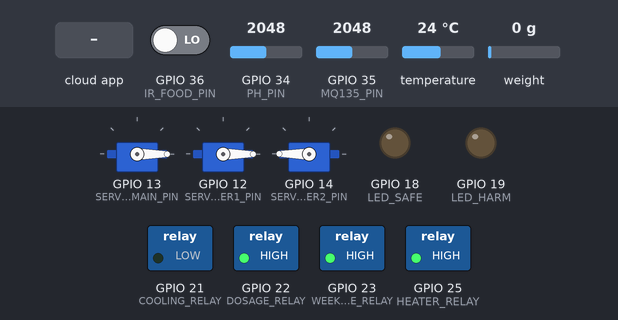
Bench run of a sketch on a simulated ESP32. Parts: 3 × servo, switched loads named in the sketch (green lamp = pin HIGH), output pins drawn as LEDs (lit = HIGH). Inputs (shaded band) come from the test bench; at power-on: temperature 24 °C, GPIO 34 (PH_PIN) = 2048, GPIO 35 (MQ135_PIN) = 2048, GPIO 36 (IR_FOOD_PIN) LOW, weight on the scale 0 g. WiFi joins after 1.5 s; servers stay silent unless stated; the Firebase database answers and starts empty; what the sketch prints to the serial monitor is not drawn.

Above: at 7.1 s.
7.2 s: the phone or cloud app sets start to 1
At 11.2 s:
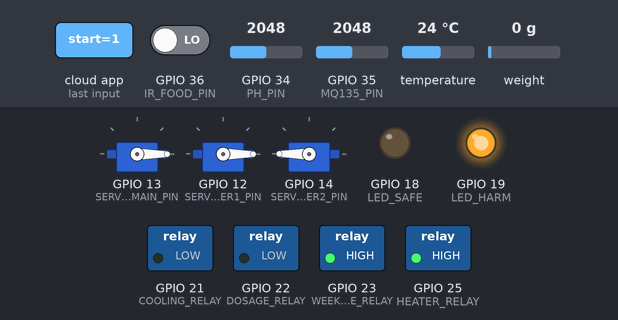
17.1 s: temperature set to 28.4 °C
18.9 s: temperature set to 29.8 °C
At 22.9 s:
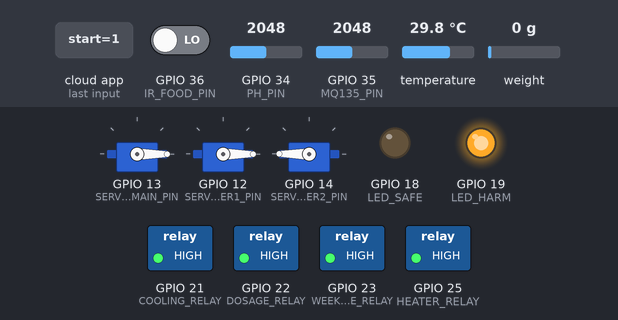
23.6 s: GPIO 34 (PH_PIN) set to 2741
28.5 s: GPIO 34 (PH_PIN) set to 2795
At 33.4 s:
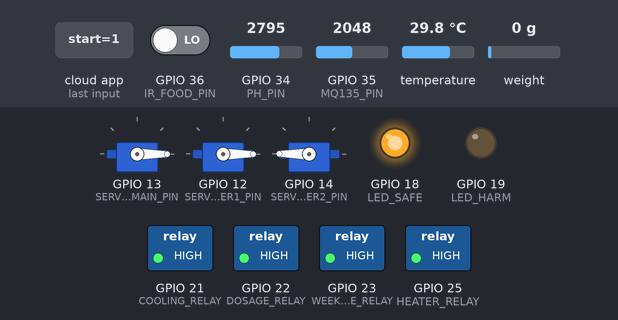
33.7 s: the phone or cloud app sets button_open_main to 1
At 35.6 s:
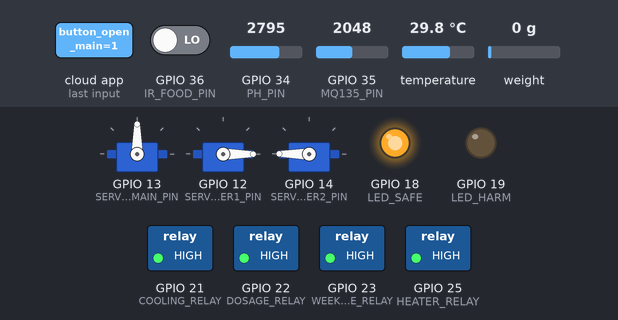
Timing chart, 0 to 37.1 s (numbered marks = the images above; inputs shaded):
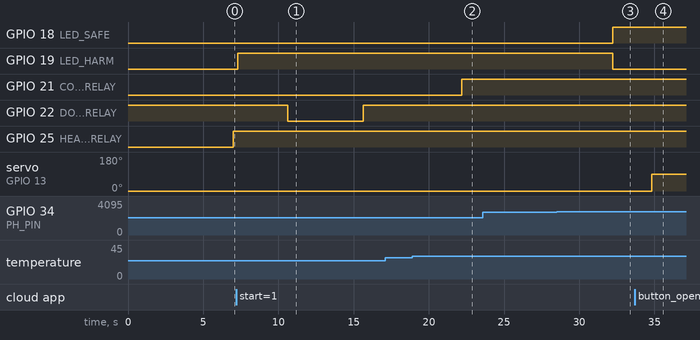

The sketch:

motor.ino
```cpp
#include <WiFi.h>
#include <Firebase_ESP_Client.h>
#include <ESP32Servo.h>
#include "HX711.h"
#include <OneWire.h>
#include <DallasTemperature.h>
#include <math.h> // for fabs

// ---------- WIFI ----------
#define WIFI_SSID "sethika"
#define WIFI_PASSWORD "sethika023"

// ---------- Firebase ----------
FirebaseData fbdo;
FirebaseAuth auth;
FirebaseConfig config;

// ---------- Sensors ----------
#define PH_PIN 34
#define MQ135_PIN 35
#define LED_SAFE 18
#define LED_HARM 19

// ---------- Temperature + Relays ----------
#define ONE_WIRE_BUS 4
#define HEATER_RELAY 25
#define COOLING_RELAY 21

OneWire oneWire(ONE_WIRE_BUS);
DallasTemperature sensors(&oneWire);

float waterTemp = 0.0;
const float MIN_TEMP = 29.0;
const float MAX_TEMP = 30.0;

// ---------- Servos ----------
#define SERVO_MAIN_PIN 13
#define SERVO_LOWER1_PIN 12
#define SERVO_LOWER2_PIN 14

Servo servoMain;
Servo servoLower1;
Servo servoLower2;

// ---------- Load cell for feeding ONLY ----------
HX711 scale;
#define LOADCELL_DOUT 26
#define LOADCELL_SCK 27
float scale_factor = -23500.0; // keep your existing factor, fine-tune with weight_correction if needed

// Fine-tuning multiplier — set to 1.00 initially, change after calibration
float weight_correction = 1.00;

// Filtered weight variable (DECLARED)
float filteredWeight = 0.0;

const float target_weight_g = 100.0;
unsigned long sensorInterval = 2000;
unsigned long fbPollInterval = 600;

bool mainDoorOpen = false;
bool lowerDoorsOpen = false;
unsigned long lastSensorMillis = 0;
unsigned long lastFbPollMillis = 0;

// ---------- DOSAGE SYSTEM (DAILY) ----------
#define DOSAGE_RELAY 22          // Relay pump control
int dosage_time_ms = 5000;       // PUMP RUN TIME (5 seconds)

// ---------- WEEKLY DOSAGE SYSTEM ----------
#define WEEKLY_DOSAGE_RELAY 23
float weekly_flowRate_mL_per_sec = 10.0;
bool weeklyDosageRunning = false;
unsigned long weeklyStartMillis = 0;
unsigned long weeklyDurationMillis = 0;

// ---------- IR Sensor for main food chamber ----------
#define IR_FOOD_PIN 36 // Change if needed
bool foodAvailable = false;

// -------------------- WiFi Connect --------------------
void wifiConnect() {
  WiFi.begin(WIFI_SSID, WIFI_PASSWORD);
  Serial.print("Connecting WiFi");
  while (WiFi.status() != WL_CONNECTED) {
    Serial.print(".");
    delay(250);
  }
  Serial.println("\nWiFi Connected!");
  Serial.print("IP: ");
  Serial.println(WiFi.localIP());
}

// -------------------- Feeding status --------------------
void setFeedStatus(const char *txt) {
  Firebase.RTDB.setString(&fbdo, "/feed/status", txt);
}

// -------------------- Servo Functions --------------------
void openMainDoor() {
  if(foodAvailable){ // Only open if food is detected
    servoMain.write(90);
    mainDoorOpen = true;
    setFeedStatus("Main Opened - Food Dispensed");
  } else {
    setFeedStatus("Cannot open - No Food!");
  }
}

void closeMainDoor() {
  servoMain.write(0);
  mainDoorOpen = false;
  setFeedStatus("Main Closed");
}

void openLowerDoors() {
  const int angle = 90;
  servoLower1.write(angle);
  servoLower2.write(180 - angle);  // Inverted to match physical direction
  lowerDoorsOpen = true;
  setFeedStatus("Lower Opened");
}

void closeLowerDoors() {
  const int angle = 0;
  servoLower1.write(angle);
  servoLower2.write(180 - angle);   // Inverted to match physical direction
  lowerDoorsOpen = false;
  setFeedStatus("Lower Closed");
}

// -------------------- Weight Read --------------------
float read_weight() {
  if (!scale.is_ready()) return 0.0;

  // Take multiple units for better stability
  float w = scale.get_units(20);   // increased samples for smoothing

  // Noise floor: treat tiny jitter as zero
  if (fabs(w) < 0.05) w = 0.0;

  // Apply fine-tuning multiplier (calibration)
  w = w * weight_correction;

  // Smooth filter to avoid jumps (simple exponential)
  float alpha = 0.1;
  filteredWeight = (alpha * w) + (1 - alpha) * filteredWeight;

  return filteredWeight;
}

// -------------------- DOSAGE FUNCTION (DAILY) --------------------
void startDosage() {
  Serial.println("Starting daily dosage...");
  Firebase.RTDB.setString(&fbdo, "/dose/status", "Dispensing...");
  digitalWrite(DOSAGE_RELAY, LOW);  // Pump ON (active LOW)
  delay(dosage_time_ms);
  digitalWrite(DOSAGE_RELAY, HIGH);   // Pump OFF
  Firebase.RTDB.setString(&fbdo, "/dose/status", "Done");
  Serial.println("Daily dosage complete!");
}

// -------------------- WEEKLY DOSAGE FUNCTION --------------------
void handleWeeklyDosage() {
  bool startWeekly = false;
  Firebase.RTDB.getBool(&fbdo, "/weeklyDose/start", &startWeekly);

  bool alreadyPoured = false;
  Firebase.RTDB.getBool(&fbdo, "/weeklyDose/hasPoured", &alreadyPoured);

  if(startWeekly){
    if(alreadyPoured){
      Firebase.RTDB.setBool(&fbdo, "/weeklyDose/start", false);
      Firebase.RTDB.setString(&fbdo, "/weeklyDose/status", "Already Poured! Wait until next week");
      return;
    }

    float mlAmount = 0;
    Firebase.RTDB.getFloat(&fbdo, "/weeklyDose/ml", &mlAmount);

    if(mlAmount <= 0){
      Firebase.RTDB.setString(&fbdo, "/weeklyDose/status", "Enter valid mL");
      Firebase.RTDB.setBool(&fbdo, "/weeklyDose/start", false);
      return;
    }

    weeklyDurationMillis = (unsigned long)((mlAmount / weekly_flowRate_mL_per_sec) * 1000);
    weeklyStartMillis = millis();

    digitalWrite(WEEKLY_DOSAGE_RELAY, LOW); // Pump ON (active LOW)
    Firebase.RTDB.setString(&fbdo, "/weeklyDose/status", "Dispensing...");
    weeklyDosageRunning = true;
    Firebase.RTDB.setBool(&fbdo, "/weeklyDose/start", false); // reset trigger
    Serial.printf("Weekly dosage started: %.2f mL\n", mlAmount);
  }

  if(weeklyDosageRunning){
    if(millis() - weeklyStartMillis >= weeklyDurationMillis){
      digitalWrite(WEEKLY_DOSAGE_RELAY, HIGH); // Pump OFF
      weeklyDosageRunning = false;
      Firebase.RTDB.setString(&fbdo, "/weeklyDose/status", "Done. Poured");
      Firebase.RTDB.setBool(&fbdo, "/weeklyDose/hasPoured", true);
    }
  }
}

// -------------------- Firebase button handler --------------------
void pollFirebaseButtons() {
  bool b;

  // Feeding control
  if (Firebase.RTDB.getBool(&fbdo, "/feed/button_open_main", &b) && b){ openMainDoor(); Firebase.RTDB.setBool(&fbdo, "/feed/button_open_main", false); }
  if (Firebase.RTDB.getBool(&fbdo, "/feed/button_close_main", &b) && b){ closeMainDoor(); Firebase.RTDB.setBool(&fbdo, "/feed/button_close_main", false); }
  if (Firebase.RTDB.getBool(&fbdo, "/feed/button_open_lower", &b) && b){ openLowerDoors(); Firebase.RTDB.setBool(&fbdo, "/feed/button_open_lower", false); }
  if (Firebase.RTDB.getBool(&fbdo, "/feed/button_close_lower", &b) && b){ closeLowerDoors(); Firebase.RTDB.setBool(&fbdo, "/feed/button_close_lower", false); }

  // Daily Dosage
  if (Firebase.RTDB.getBool(&fbdo, "/dose/start", &b) && b){ startDosage(); Firebase.RTDB.setBool(&fbdo, "/dose/start", false); }
}

// -------------------- Setup --------------------
void setup() {
  Serial.begin(115200);

  pinMode(LED_SAFE, OUTPUT);
  pinMode(LED_HARM, OUTPUT);
  pinMode(HEATER_RELAY, OUTPUT);
  pinMode(COOLING_RELAY, OUTPUT);

  pinMode(DOSAGE_RELAY, OUTPUT);
  digitalWrite(DOSAGE_RELAY, HIGH);

  pinMode(WEEKLY_DOSAGE_RELAY, OUTPUT);
  digitalWrite(WEEKLY_DOSAGE_RELAY, HIGH);

  pinMode(IR_FOOD_PIN, INPUT); // IR sensor input

  sensors.begin();
  servoMain.attach(SERVO_MAIN_PIN);
  servoLower1.attach(SERVO_LOWER1_PIN);
  servoLower2.attach(SERVO_LOWER2_PIN);
  closeMainDoor();
  closeLowerDoors();

  scale.begin(LOADCELL_DOUT, LOADCELL_SCK);
  scale.set_scale(scale_factor);
  delay(500);           // allow HX711 settle after set_scale
  scale.tare(20);       // more accurate tare using multiple samples

  wifiConnect();

  config.api_key = "AIzaSyANvMOIRcRdOjOIJ-GglO-iGyeel64ZG_U";
  auth.user.email = "shasaninisansala2003@gmail.com";
  auth.user.password = "sn123456";
  config.database_url = "https://smart-aquarium-system-3a19d-default-rtdb.asia-southeast1.firebasedatabase.app/";
  Firebase.begin(&config, &auth);

  Firebase.RTDB.setString(&fbdo, "/feed/status", "Idle");
  Firebase.RTDB.setString(&fbdo, "/dose/status", "Idle");
  Firebase.RTDB.setString(&fbdo, "/weeklyDose/status", "Time to Pour");
  Firebase.RTDB.setBool(&fbdo, "/weeklyDose/hasPoured", false);

  // Initialize filteredWeight to current reading to avoid jump
  if (scale.is_ready()) {
    float init = scale.get_units(10) * weight_correction;
    filteredWeight = (fabs(init) < 0.05) ? 0.0 : init;
  }
}

// -------------------- Loop --------------------
void loop() {
  unsigned long now = millis();

  // Update IR sensor status
  foodAvailable = digitalRead(IR_FOOD_PIN) == LOW; // adjust if sensor is active LOW
  if(foodAvailable){
    Firebase.RTDB.setString(&fbdo, "/feed/foodStatus", "Food Available");
  } else {
    Firebase.RTDB.setString(&fbdo, "/feed/foodStatus", "No Food");
  }

  // Temperature
  sensors.requestTemperatures();
  waterTemp = sensors.getTempCByIndex(0);
  Firebase.RTDB.setFloat(&fbdo, "/sensor/temperature", waterTemp);

  bool heaterOn = false;
  bool coolerOn = false;
  if (waterTemp < MIN_TEMP){ heaterOn=true; coolerOn=false; }
  else if (waterTemp > MAX_TEMP){ heaterOn=false; coolerOn=true; }
  else { heaterOn=true; coolerOn=true; }
  digitalWrite(HEATER_RELAY, heaterOn);
  digitalWrite(COOLING_RELAY, coolerOn);
  Firebase.RTDB.setBool(&fbdo, "/control/heater", heaterOn);
  Firebase.RTDB.setBool(&fbdo, "/control/cooler", coolerOn);

  // PH + MQ135
  if (now - lastSensorMillis >= sensorInterval){
    lastSensorMillis = now;
    int ph_raw = analogRead(PH_PIN);
    float voltage = ph_raw * (3.3 / 4095.0);
    float ph_value = 7.0 - ((voltage - 2.5) / 0.18);
    int mq_raw = analogRead(MQ135_PIN);
    float ammonia = (mq_raw * 100.0) / 4095.0;

    digitalWrite(LED_SAFE, (ph_value >= 6.5 && ph_value <= 8.5));
    digitalWrite(LED_HARM, !(ph_value >= 6.5 && ph_value <= 8.5));

    Firebase.RTDB.setFloat(&fbdo, "/sensor/ph", ph_value);
    Firebase.RTDB.setFloat(&fbdo, "/sensor/ammonia", ammonia);
  }

  // Feeding weight
  float liveWeight = read_weight();
  Firebase.RTDB.setFloat(&fbdo, "/feed/weight", liveWeight);
  if (mainDoorOpen && liveWeight >= target_weight_g){
    closeMainDoor();
    Firebase.RTDB.setString(&fbdo, "/feed/status", "Auto closed (target reached)");
  }

  // Firebase button check
  if (now - lastFbPollMillis >= fbPollInterval){
    lastFbPollMillis = now;
    pollFirebaseButtons();
  }

  // Weekly dosage
  handleWeeklyDosage();

  delay(10);
}
```

Measured:
- the behaviour switches between 28.9 and 29 °C on temperature (found by bisection; images 1 and 2)
- the behaviour switches between 2767 and 2768 on GPIO 34 (PH_PIN) (found by bisection; images 2 and 3)
- after the input at 7.2 s, GPIO 22 (DOSAGE_RELAY): HIGH → LOW after 3.4 s, → HIGH 5.0 s later
- after the input at 17.1 s, every drawn part: stays the same
- after the input at 18.9 s, GPIO 21 (COOLING_RELAY): LOW → HIGH after 3.3 s
- after the input at 23.6 s, every drawn part: stays the same
- after the input at 28.5 s, GPIO 18 (LED_SAFE): LOW → HIGH after 3.7 s; GPIO 19 (LED_HARM): HIGH → LOW after 3.7 s
- after the input at 33.7 s, servo on GPIO 13 (SERVO_MAIN_PIN): 0° → 90° after 1.1 s
